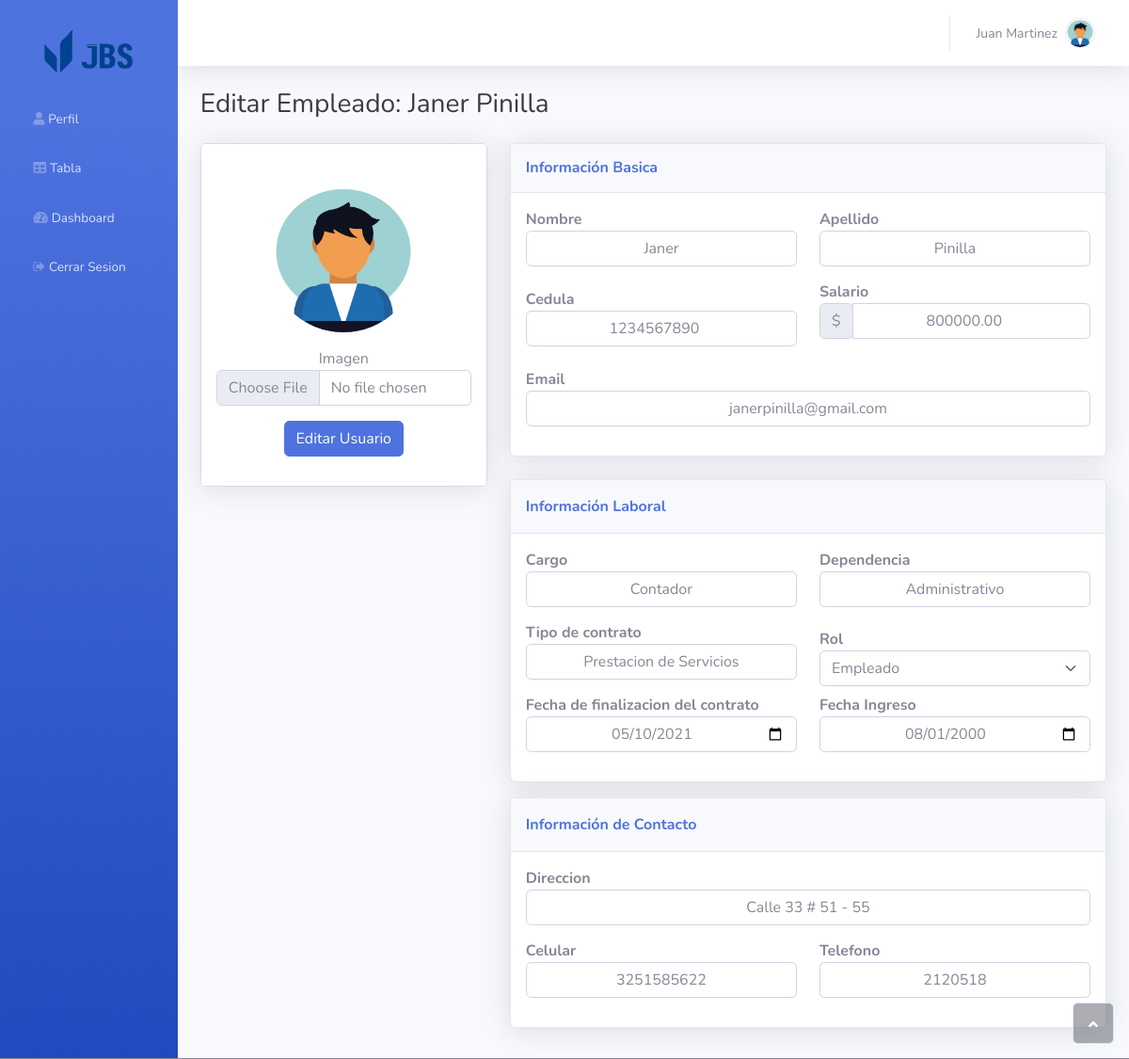
The page /system/edit/2 (signed in) on the database as committed earlier.
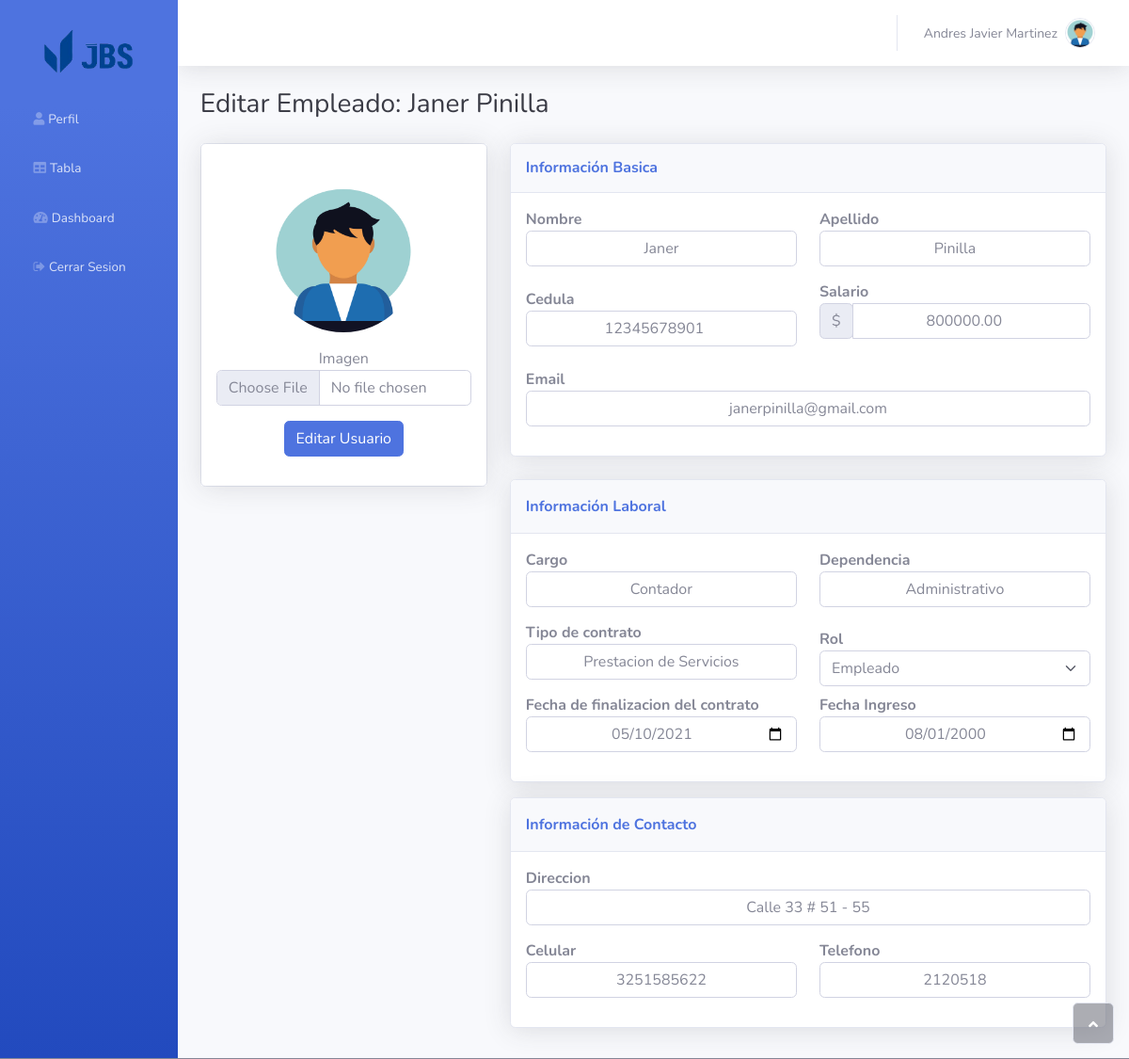
The same page on the database as committed later.
### flaskr/models/usuario.py (models this page shows, shortened)
class Usuario(UserMixin, sqla.Model):
    idUsuario = sqla.Column(sqla.Integer, primary_key=True, nullable=False)
    correo = sqla.Column(sqla.Text, nullable=False, unique=True)
    password = sqla.Column(sqla.Text, nullable=False)
    nombre = sqla.Column(sqla.Text, nullable=False)
    apellido = sqla.Column(sqla.Text, nullable=False)
    cedula = sqla.Column(sqla.Integer, nullable=False, unique=True)
    fecha_ingreso = sqla.Column(sqla.DateTime, nullable=False)
    fecha_contrato = sqla.Column(sqla.DateTime, nullable=False)
    tipo_contrato = sqla.Column(sqla.Text, nullable=False)
    cargo = sqla.Column(sqla.Text, nullable=False)
    dependencia = sqla.Column(sqla.Text, nullable=False)
    salario = sqla.Column(sqla.Float, nullable=False)
    estado = sqla.Column(sqla.Boolean, nullable=False, default=1)
    uuid = sqla.Column(sqla.String(64), nullable=False, default=lambda: str(uuid4()))
    idRol = sqla.Column(sqla.Integer, sqla.ForeignKey('rol.idRol'), nullable=False)
    nombreRol = sqla.relationship('Rol', backref=sqla.backref('usuarios', lazy=True))
    direccion = sqla.Column(sqla.String, nullable=False)
    celular = sqla.Column(sqla.Integer, nullable=False)
    telefono = sqla.Column(sqla.Integer, nullable=False)
    image = sqla.Column(sqla.Text, nullable=False)

### flaskr/system.py (the view, shortened to what this page needs)
@bp.route("/edit/<int:usuario_id>", methods=("GET", "POST"))
@login_required
@admin_required
def edit(usuario_id):
    error = None
    usuario = Usuario.query.filter_by(idUsuario=usuario_id, estado=1).first()
    if not usuario:
        error = "El usuario con este id no se encuentra en la base de datos"
    if error is None:
        form = NewUserForm()
        categorias =[]
        for i in range(current_user.idRol, 3):
            rol = Rol.query.filter_by(idRol=i+1).first()
            rol_choice = (rol.idRol, rol)
            categorias.append(rol_choice)
        form.idRol.choices = categorias
        form.correo.data = usuario.correo
        form.nombre.data = usuario.nombre
        form.apellido.data = usuario.apellido
        form.cedula.data = usuario.cedula
        form.fecha_ingreso.data = usuario.fecha_ingreso
        form.fecha_contrato.data = usuario.fecha_contrato
        form.tipo_contrato.data = usuario.tipo_contrato
        form.cargo.data = usuario.cargo
        form.dependencia.data = usuario.dependencia
        form.salario.data = usuario.salario
        form.idRol.data = usuario.idRol
        form.direccion.data = usuario.direccion
        form.celular.data = usuario.celular
        form.telefono.data = usuario.telefono
        return render_template('system/edit.html',usuario=usuario, form=form)
    flash(error, "danger")
    return redirect(url_for('system.table'))

### flaskr/forms.py (called while the page is built)
    def __call__(self, field, **kwargs):
        kwargs.setdefault('id', field.id)
        kwargs.setdefault('type', self.input_type)
        kwargs.setdefault("step", "100")
        if 'value' not in kwargs:
            kwargs['value'] = field._value()
        if 'required' not in kwargs and 'required' in getattr(field, 'flags', []):
            kwargs['required'] = True
        return Markup("""
                <div class="input-group mb-3">
                    <div class="input-group-prepend">
                        <span class="input-group-text">$</span>
                    </div>
                    <input %s>
                </div>""" % self.html_params(name=field.name, **kwargs))

### flaskr/models/rol.py (called while the page is built)
    def __repr__(self):
        return self.tipo

### flaskr/models/usuario.py (called while the page is built)
@login_manager.user_loader
def load_user(user_uuid):
    return Usuario.query.filter_by(uuid=user_uuid).first()

### flaskr/system.py (called while the page is built)
def admin_required(view):
        @functools.wraps(view)
        def wrapped_view(**kwargs):
            if current_user.idRol == 3:
                return redirect(url_for("system.profile"))
            return view(**kwargs)
        return wrapped_view

### flaskr/templates/system/edit.html (shortened to what the changed rows need)
{% extends 'base_after.html' %}
{% set active_page = 'Editar Usuario' %}
{% from "_error_messages.html" import error_messages %}
{% from "_flash_messages.html" import flash_messages %}
{% from "_retroalimentacion.html" import retroalimentacion %}
{% block container %}
<h3 class="text-dark mb-4">Editar Empleado: {{usuario.nombre}} {{usuario.apellido}}</h3>
<form action="{{ url_for('system.edit', usuario_id=usuario.idUsuario ) }}" method="POST" enctype="multipart/form-data">
    <div class="row mb-3">
        <div class="col-lg-4">
            <div class="card mb-3">
                <div class="card-body text-center shadow">
                    <div class="mb-3">
                        {{form.image.label}}
                        {{form.image(class="form-control")}}
                    </div>
                </div>
            </div>
        </div>
        <div class="col-lg-8">
            <div class="row">
                <div class="col">
                    <div class="card shadow mb-4">
                        <div class="card-body">
                            {% set flashes = get_flashed_messages(with_categories=true) %}
                            <div class="row">
                                <div class="col" style="text-align: left;margin: auto;">
                                    <div>
                                        {{ form.nombre.label(class="text-secondary fw-bold", style="margin: auto;") }}
                                        {{ form.nombre(class="form-control") }}
                                    </div>
                                </div>
                                <div class="col" style="text-align: left;margin: auto;">
                                    <div>
                                        {{ form.apellido.label(class="text-secondary fw-bold", style="margin: auto;") }}
                                        {{ form.apellido(class="form-control") }}
                                    </div>
                                </div>
                            </div>
                            <div class="row">
                                <div class="col" style="text-align: left;margin: auto;">
                                    <div>
                                        {{ form.cedula.label(class="text-secondary fw-bold", style="margin: auto;") }}
                                        {{ form.cedula(class="form-control") }}
                                    </div>
                                </div>
                                <div class="col" style="text-align: left;margin: auto;">
                                    <div>
                                        {{ form.salario(class="form-control") }}
                                    </div>
                                </div>
                            </div>
                            <div class="row">
                                <div class="col" style="text-align: left;margin: auto;">
                                    <div>
                                        {{ form.correo.label(class="text-secondary fw-bold", style="margin: auto;") }}
                                        {{ form.correo(class="form-control") }}
                                    </div>
                                </div>
                            </div>
                        </div>
                    </div>
                    <div class="card shadow mb-3">
                        <div class="card-body">
                            <div class="row">
                                <div class="col" style="text-align: left;margin: auto;">
                                    <div>
                                        {{ form.cargo.label(class="text-secondary fw-bold", style="margin: auto;") }}
                                        {{ form.cargo(class="form-control") }}
                                    </div>
                                </div>
                                <div class="col" style="text-align: left;margin: auto;">
                                    <div>
                                        {{ form.dependencia.label(class="text-secondary fw-bold", style="margin: auto;") }}
                                        {{ form.dependencia(class="form-control") }}
                                    </div>
                                </div>
                            </div>
                            <div class="row">
                                <div class="col" style="text-align: left;margin: auto;">
                                    <div>
                                        {{ form.tipo_contrato.label(class="text-secondary fw-bold", style="margin: auto;") }}
                                        {{ form.tipo_contrato(class="form-control") }}
                                    </div>
                                </div>
                                <div class="col" style="text-align: left;margin: auto;">
                                    <div>
                                        {{ form.idRol.label(class="text-secondary fw-bold", style="margin: auto;") }}
                                        {{ form.idRol(class="form-select") }}
                                    </div>
                                </div>
                            </div>
                            <div class="row">
                                <div class="col" style="text-align: left;margin: auto;">
                                    <div>
                                        {{ form.fecha_contrato.label(class="text-secondary fw-bold", style="margin: auto;") }}
                                        {{ form.fecha_contrato(class="form-control") }}
                                    </div>
                                </div>
                                <div class="col" style="text-align: left;margin: auto;">
                                    <div>
                                        {{ form.fecha_ingreso.label(class="text-secondary fw-bold", style="margin: auto;") }}
                                        {{ form.fecha_ingreso(class="form-control") }}
                                    </div>
                                </div>
                            </div>
                        </div>
                    </div>
                    <div class="card shadow" style="margin-bottom: 16px;">
                        <div class="card-body">
                            <div>
                                {{ form.direccion.label(class="text-secondary fw-bold", style="margin: auto;") }}
                                {{ form.direccion(class="form-control") }}
                                <div class="row">
                                    <div class="col" style="text-align: left;margin: auto;">
                                        <div>
                                            {{ form.celular.label(class="text-secondary fw-bold", style="margin: auto;") }}
                                            {{ form.celular(class="form-control") }}
                                        </div>
                                    </div>
                                    <div class="col" style="text-align: left;margin: auto;">
                                        <div>
                                            {{ form.telefono.label(class="text-secondary fw-bold", style="margin: auto;") }}
                                            {{ form.telefono(class="form-control") }}
                                        </div>
                                    </div>
                                </div>
                            </div>
                        </div>
                    </div>
                </div>
            </div>
        </div>
    </div>
</form>
{% endblock %}

### flaskr/templates/base_after.html (shortened to what this page needs)
{% extends 'base.html' %}
{% block body %}
<body id="page-top" style="border-bottom-width: 1px;border-bottom-style: solid;">
    <div id="wrapper">
        <nav class="navbar navbar-dark align-items-start sidebar sidebar-dark accordion bg-gradient-primary p-0" style="width: 150px;">
            <div class="container-fluid d-flex flex-column p-0">
                <a class="navbar-brand d-flex justify-content-center align-items-center sidebar-brand m-0" style="width: 150px;height: 100px;margin: auto">
                    <img src="/static/img/logo.png" style="width: 100px;min-width: 70px; display: block;margin: auto;border-radius: 26px;">
                </a>
                <ul class="navbar-nav text-light" id="accordionSidebar">
                    <li class="nav-item"><a style="width: 150px;" class="nav-link {{'active' if active_page == 'Profile' else ''}}" href="{{ url_for('system.profile') }}"><i class="fas fa-user"></i><span>Perfil</span></a></li>
                    {% if current_user.idRol == 1 or current_user.idRol == 2 %}
                    <li class="nav-item"><a style="width: 150px;" class="nav-link {{'active' if active_page == 'Table' else ''}}" href="{{ url_for('system.table') }}"><i class="fas fa-table"></i><span>Tabla</span></a></li>
                    <li class="nav-item"><a style="width: 150px;" class="nav-link {{'active' if active_page == 'Dashboard' else ''}}" href="{{ url_for('system.dashboard') }}"><i class="fas fa-tachometer-alt"></i><span>Dashboard</span></a></li>
                    {% endif %}
                    <li class="nav-item"><a style="width: 150px;" class="nav-link " href="{{ url_for('auth.logout') }}"><i class="fa fa-sign-out"></i><span>Cerrar Sesion</span></a></li>
                </ul>
            </div>
        </nav>
        <div class="d-flex flex-column" id="content-wrapper">
            <div id="content">
                <nav class="navbar navbar-light navbar-expand bg-white shadow mb-4 topbar static-top">
                    <div class="container-fluid">
                        <ul class="navbar-nav flex-nowrap ms-auto">
                            <li class="nav-item dropdown no-arrow">
                                <div class="nav-item dropdown no-arrow">
                                    <a class="dropdown-toggle nav-link" aria-expanded="false" data-bs-toggle="dropdown" href="#">
                                        <span class="d-none d-lg-inline me-2 text-gray-600 small">{{current_user.nombre}} {{ current_user.apellido }}</span>
                                        <img class="rounded-circle border img-profile" src="{% if current_user.image %} {{ url_for('system.uploads', filename=current_user.image) }} {% else %} {{ url_for('static', filename='img/avatars/avatar.jpeg') }} {% endif %}">
                                    </a>
                                </div>
                            </li>
                        </ul>
                    </div>
                </nav>
                <div class="container-fluid">
                    {% block container %} {% endblock %}
                </div>
            </div>
        </div>
        <a class="border rounded d-inline scroll-to-top" href="#page-top">
            <i class="fas fa-angle-up"></i>
        </a>
    </div>
</body>
{% endblock %}

Rows that differ between the two databases and show on the page:
changed Usuario "Martinez": nombre "Juan" → "Andres Javier"
changed Usuario "Janer": cedula "1234567890" → "12345678901"
